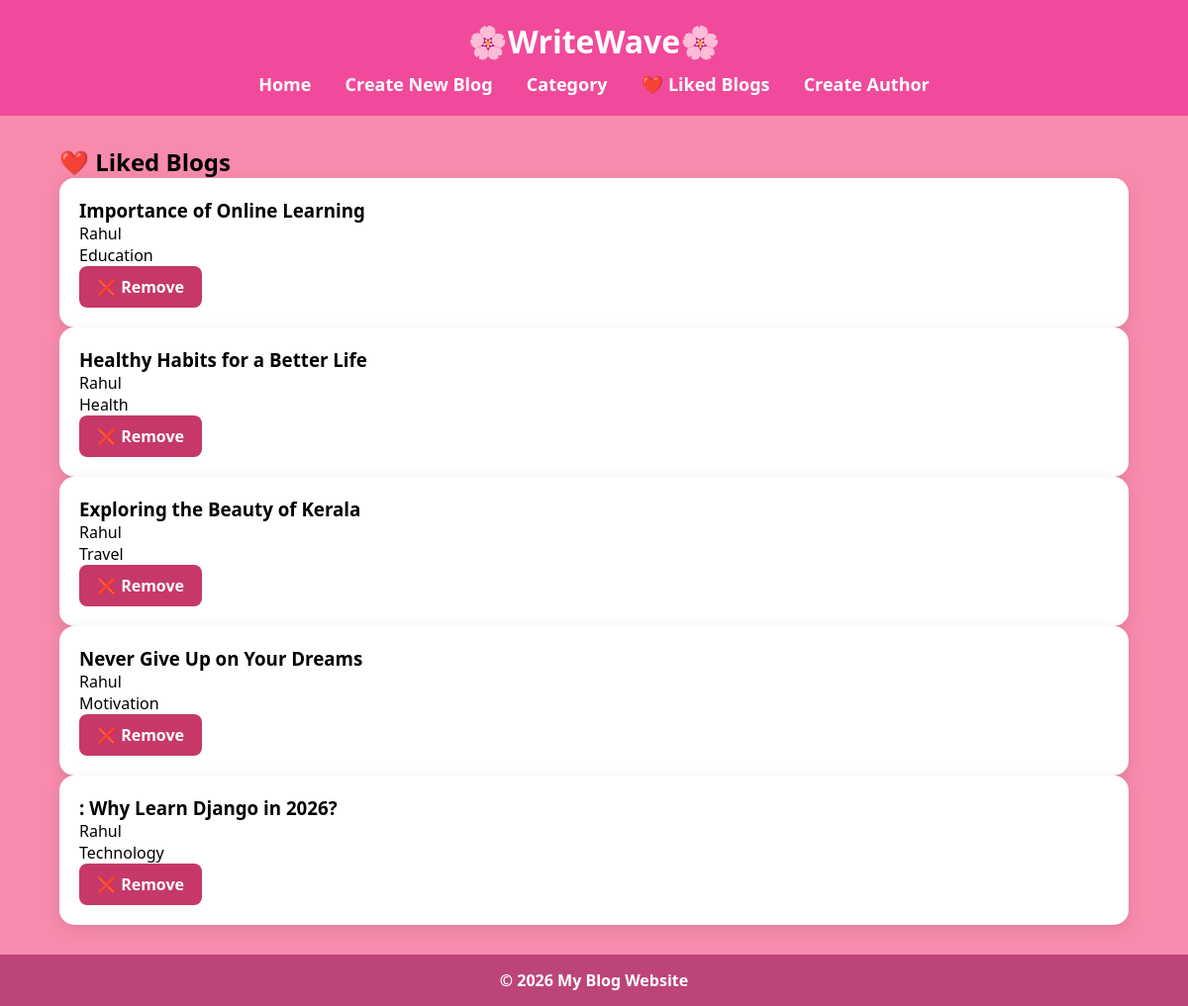
The page /liked/ on the database its author committed.
### blog/models.py (models this page shows, shortened)
class Blog(models.Model):
    title = models.CharField(max_length=100)
    author = models.ForeignKey(
        Author,
        on_delete=models.CASCADE,
        null=True,
        blank=True
    )
    category = models.ForeignKey(
        Category,
        on_delete=models.CASCADE,
        null=True,
        blank=True
    )
    content = models.TextField()
    image = models.ImageField(
        upload_to='blog_images/',
        null=True,
        blank=True
    )
    created_at = models.DateTimeField(auto_now_add=True)
    views = models.PositiveIntegerField(default=0)
    likes = models.PositiveIntegerField(default=0)
    liked = models.BooleanField(default=False)

class Author(models.Model):
    name = models.CharField(max_length=100)
    email = models.EmailField()
    bio = models.TextField()
    def __str__(self):
        return self.name

class Category(models.Model):
    name = models.CharField(max_length=50)
    def __str__(self):
        return self.name

### blog/views.py (the view)
def liked_blogs(request):
    blogs = Blog.objects.filter(liked=True)
    return render(request, 'blog/liked.html', {'blogs': blogs})

### blog/templates/blog/liked.html
{% extends 'blog/base.html' %}
{% block content %}
<h2>❤️ Liked Blogs</h2>
{% for blog in blogs %}
<div class="blog-card">
    <h3>{{ blog.title }}</h3>
    <p>{{ blog.author }}</p>
    <p>{{ blog.category }}</p>
    <a href="/unlike/{{ blog.id }}/"
       class="delete-btn">
       ❌ Remove
    </a>
</div>
{% empty %}
<h3>No liked blogs yet.</h3>
{% endfor %}
{% endblock %}

### blog/static/css/style.css (style rules this page uses)
* { margin:0; padding:0; box-sizing:border-box; transition:all 0.2s ease; }
html, body { height:100%; font-family:'Segoe UI',sans-serif; background:#f88bad; }
body { display:flex; flex-direction:column; min-height:100vh; }
.blog-card { background:white; padding:20px; border-radius:15px; box-shadow:0 4px 15px rgba(0,0,0,0.1); }
.btn, .edit-btn, .delete-btn, .back-btn, button { display:inline-block; padding:10px 18px; border:none; border-radius:8px; text-decoration:none; color:white; font-weight:bold; cursor:pointer; }
.delete-btn { background:#c6386a; }

### rows shown on the page
Blog: title "Importance of Online Learning", author "Rahul", category "Education"
Blog: title "Healthy Habits for a Better Life", author "Rahul", category "Health"
Blog: title "Exploring the Beauty of Kerala", author "Rahul", category "Travel"
Blog: title "Never Give Up on Your Dreams", author "Rahul", category "Motivation"
Blog: title ": Why Learn Django in 2026?", author "Rahul", category "Technology"
